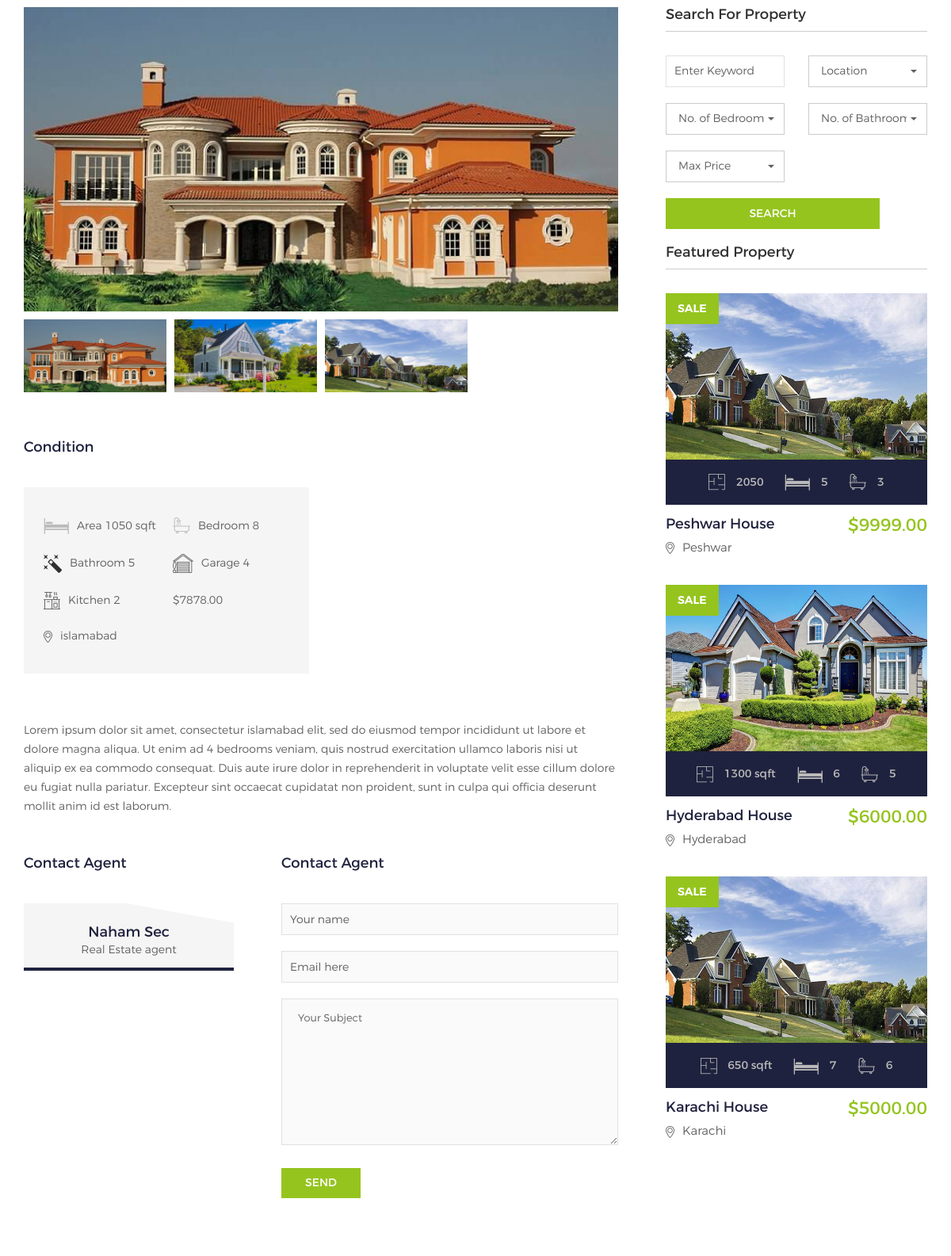
The app's page /property-detail/islamabad-house (middle part), older data.
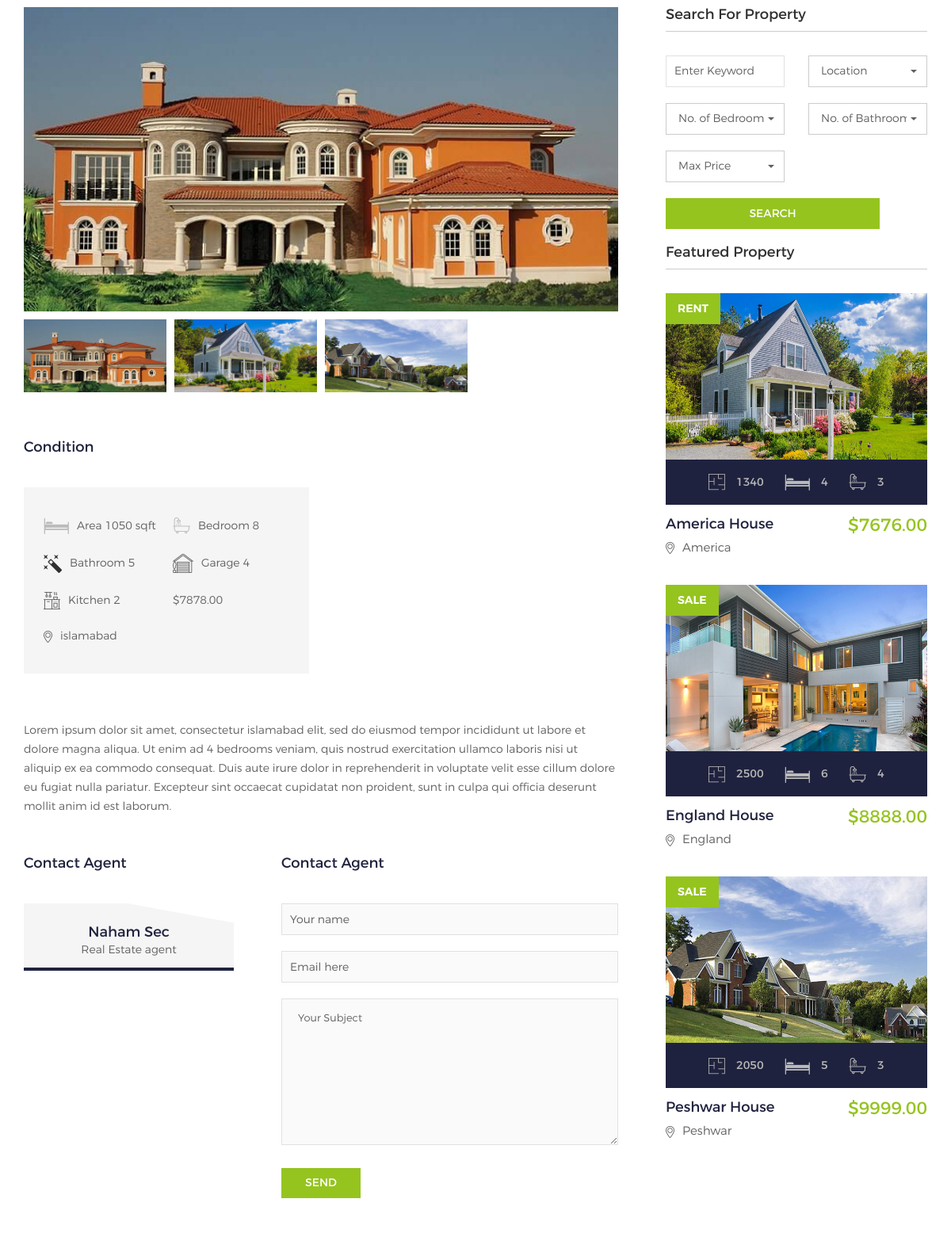
The same page, newer data.
### shelter/models.py (models this page shows, shortened)
class Listening(models.Model):
    STATUS_CHOICES = (
        ('rent', 'Rent'),
        ('sale', 'Sale'),
    )
    agent = models.ForeignKey(Agent,on_delete=models.DO_NOTHING)
    title = models.CharField(max_length=200,db_index=True)
    slug = models.SlugField(max_length=200,unique=True,db_index=True)
    image = models.ImageField(upload_to='listings/%Y/%m/%d',blank=True)
    image2 = models.ImageField(upload_to='listings/%Y/%m/%d',blank=True)
    image3 = models.ImageField(upload_to='listings/%Y/%m/%d',blank=True)
    description = models.TextField(blank=True)
    location = models.CharField(null=False,max_length=200)
    price = models.DecimalField(max_digits=10, decimal_places=2)
    bedrooms = models.IntegerField()
    bathrooms = models.IntegerField()
    area = models.CharField(max_length=200)
    kitchen = models.IntegerField()
    garage = models.IntegerField()
    created = models.DateTimeField(default=timezone.now)
    available = models.BooleanField(default=True)
    status = models.CharField(max_length=10, choices=STATUS_CHOICES, default='draft')
    class Meta:
        ordering = ('-created',)
        index_together = (('id', 'slug'),)

### shelter/views.py (the view)
# urls.py: path('property-detail/<slug:slug>',views.propertyDetail,name='property_detail'),
def propertyDetail(request,slug):
    sidebar_homes = Listening.objects.all()[:3]
    home = get_object_or_404(Listening,slug=slug,available=True)
    return render(request,'shelter/property_detail.html',{'home':home,'sidebar_homes':sidebar_homes})

### agents/models.py (called while the page is built)
    def __str__(self):
        return self.name

### shelter/context_processors.py (called while the page is built)
def search_locations(request):
    return {'search_locations': locations }

def quick_contact_form(request):
    return {'quickcontactform': QuickContactForm}

### shelter/templates/shelter/property_detail.html (shortened to what the changed rows need)
{% extends 'shelter/base.html' %}
{% load static %}
{% block  content %}
    <section id="page-content" class="page-wrapper">
        <div class="properties-details-area pt-115 pb-60">
            <div class="container">
                <h1>{{ home.title }}</h1><br>
                <div class="row">
                    <div class="col-md-4">
                        <aside class="widget widget-featured-property">
                            <div class="row">
                            {% for sidehome in sidebar_homes %}
                                <div class="col-md-12 col-sm-6 col-xs-12">
                                    <div class="flat-item">
                                        <div class="flat-item-image">
                                            <span class="for-sale">{{ sidehome.status }}</span>
                                            <a href="#"><img src="{{ sidehome.image.url }}" width="330px" height="210px" alt=""></a>
                                            <ul class="flat-desc">
                                                <li>
                                                    <img src="{% static 'shelter/images/icons/4.png' %}" alt="">
                                                    <span>{{ sidehome.area}}</span>
                                                </li>
                                                <li>
                                                    <img src="{% static 'shelter/images/icons/5.png' %}" alt="">
                                                    <span>{{ sidehome.bedrooms}}</span>
                                                </li>
                                                <li>
                                                    <img src="{% static 'shelter/images/icons/6.png' %}" alt="">
                                                    <span>{{ sidehome.bathrooms }}</span>
                                                </li>
                                            </ul>
                                        </div>
                                        <div class="flat-item-info">
                                            <div class="flat-title-price">
                                                <h5><a href="#">{{sidehome.title}} </a></h5>
                                                <span class="price">${{ sidehome.price }}</span>
                                            </div>
                                            <p><img src="{% static 'shelter/images/icons/location.png' %}" alt="">{{ sidehome.location}}</p>
                                        </div>
                                    </div>
                                </div>
                            {% endfor %}
                            </div>
                        </aside>
                    </div>
                </div>
            </div>
        </div>
    </section>
{% endblock %}

Row changes from the older to the newer data that the page shows:
no longer on this page (row unchanged): Listening: status "SALE", image (picture), area "1300 sqft", bedrooms "6", bathrooms "5", title "Hyderabad House", price "6000.00", location "Hyderabad"
no longer on this page (row unchanged): Listening: status "SALE", image (picture), area "650 sqft", bedrooms "7", bathrooms "6", title "Karachi House", price "5000.00", location "Karachi"
added Listening: status "RENT", image (picture), area "1340", bedrooms "4", bathrooms "3", title "America House", price "7676.00", location "America"
added Listening: status "SALE", image (picture), area "2500", bedrooms "6", bathrooms "4", title "England House", price "8888.00", location "England"
